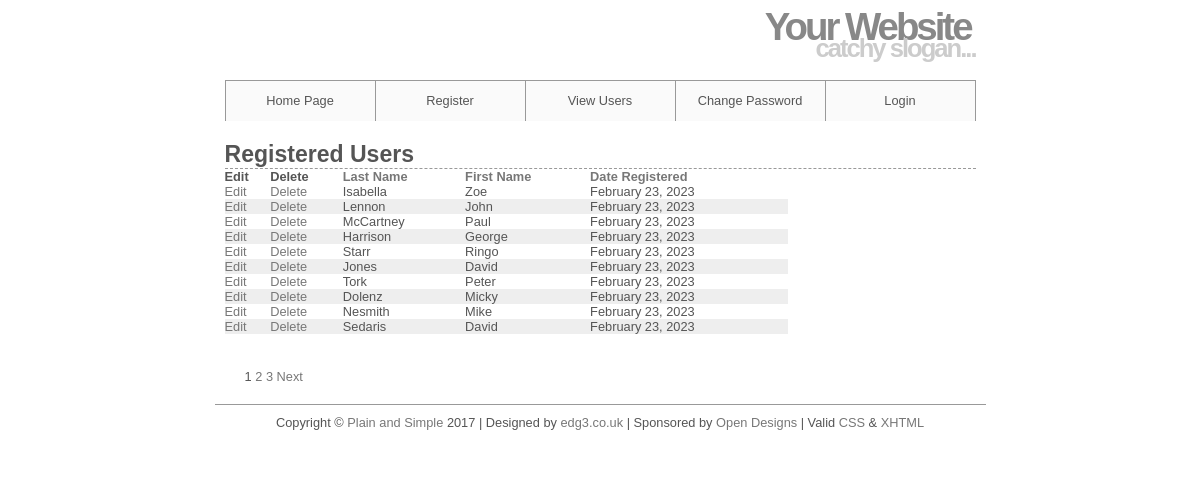
The app's page /ShopLogin/UserLogin/view_users.php with its own data.
### tables this page shows
CREATE TABLE users (
user_id MEDIUMINT UNSIGNED NOT NULL AUTO_INCREMENT,
first_name VARCHAR(20) NOT NULL,
last_name VARCHAR(40) NOT NULL,
email VARCHAR(60) NOT NULL,
pass CHAR(40) NOT NULL,
registration_date DATETIME NOT NULL,
PRIMARY KEY (user_id)
);

### ShopLogin/UserLogin/view_users.php (the view, shortened to what this page needs)
<?php
echo '<h1>Registered Users</h1>';
require ('../mysqli_connect.php');
$display = 10;
if (isset($_GET['p']) && is_numeric($_GET['p'])) {
	$pages = $_GET['p'];
} else {
	$q = "SELECT COUNT(user_id) FROM users";
	$r = @mysqli_query ($dbc, $q);
	$row = @mysqli_fetch_array ($r, MYSQLI_NUM);
	$records = $row[0];
	if ($records > $display) {
		$pages = ceil ($records/$display);
	} else {
		$pages = 1;
	}
}
if (isset($_GET['s']) && is_numeric($_GET['s'])) {
	$start = $_GET['s'];
} else {
	$start = 0;
}
$sort = (isset($_GET['sort'])) ? $_GET['sort'] : 'rd';
switch ($sort) {
	case 'rd':
		$order_by = 'registration_date ASC';
		break;
}
$q = "SELECT last_name, first_name, DATE_FORMAT(registration_date, '%M %d, %Y') AS dr, user_id FROM users ORDER BY $order_by LIMIT $start, $display";
$r = @mysqli_query ($dbc, $q);
echo '<table align="center" cellspacing="0" cellpadding="5" width="75%">
<tr>
	<td align="left"><b>Edit</b></td>
	<td align="left"><b>Delete</b></td>
	<td align="left"><b><a href="view_users.php?sort=ln">Last Name</a></b></td>
	<td align="left"><b><a href="view_users.php?sort=fn">First Name</a></b></td>
	<td align="left"><b><a href="view_users.php?sort=rd">Date Registered</a></b></td>
</tr>
';
$bg = '#eeeeee';
while ($row = mysqli_fetch_array($r, MYSQLI_ASSOC)) {
	$bg = ($bg=='#eeeeee' ? '#ffffff' : '#eeeeee');
		echo '<tr bgcolor="' . $bg . '">
		<td align="left"><a href="edit_user.php?id=' . $row['user_id'] . '">Edit</a></td>
		<td align="left"><a href="delete_user.php?id=' . $row['user_id'] . '">Delete</a></td>
		<td align="left">' . $row['last_name'] . '</td>
		<td align="left">' . $row['first_name'] . '</td>
		<td align="left">' . $row['dr'] . '</td>
	</tr>
	';
}
echo '</table>';
if ($pages > 1) {
	echo '<br /><p>';
	$current_page = ($start/$display) + 1;
	for ($i = 1; $i <= $pages; $i++) {
		if ($i != $current_page) {
			echo '<a href="view_users.php?s=' . (($display * ($i - 1))) . '&p=' . $pages . '&sort=' . $sort . '">' . $i . '</a> ';
		} else {
			echo $i . ' ';
		}
	}
	if ($current_page != $pages) {
		echo '<a href="view_users.php?s=' . ($start + $display) . '&p=' . $pages . '&sort=' . $sort . '">Next</a>';
	}
	echo '</p>';
}
?>

### ShopLogin/UserLogin/includes/style.css (style rules this page uses)
* { border:0; margin:0; padding:0; }
a { color:#777; text-decoration:none; }
body { background:#ffffff; color:#555; font:0.8em Arial, Helvetica, "bitstream vera sans", sans-serif; }
#header { border-bottom:1px solid #999; height:80px; margin:0 auto; width:751px; }
#header h1 { color:#888; font-size:300%; letter-spacing:-3px; text-align:right; padding:5px; margin-bottom:-20px; }
#header h2 { color:#CCC; font-size:200%; letter-spacing:-2px; text-align:right; }
#navigation { background:#fafafa; border-right:1px solid #999; margin:0 auto; width:750px; height:40px; list-style:none; }
#navigation li { border-left:1px solid #999; float:left; width:149px; list-style:none; }
#navigation a { color:#555; display:block; line-height:40px; text-align:center; }
#content { height:auto; margin:0 auto; padding:0 0 20px; width:751px; }
#content h1 { border-bottom:1px dashed #999; font-size:1.8em; padding:20px 0 0; }
#content p { padding:20px 20px 0; }
#footer { border-top:1px solid #999; height:50px; margin:0 auto; padding:10px; text-align:center; width:751px; }

### records on screen
users: last_name "Isabella", first_name "Zoe", dr "February 23, 2023"
users: last_name "Lennon", first_name "John", dr "February 23, 2023"
users: last_name "McCartney", first_name "Paul", dr "February 23, 2023"
users: last_name "Harrison", first_name "George", dr "February 23, 2023"
users: last_name "Starr", first_name "Ringo", dr "February 23, 2023"
users: last_name "Jones", first_name "David", dr "February 23, 2023"
users: last_name "Tork", first_name "Peter", dr "February 23, 2023"
users: last_name "Dolenz", first_name "Micky", dr "February 23, 2023"
users: last_name "Nesmith", first_name "Mike", dr "February 23, 2023"
users: last_name "Sedaris", first_name "David", dr "February 23, 2023"
